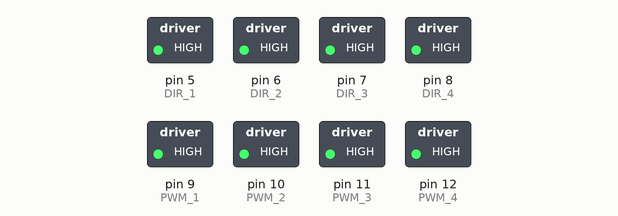
Bench run of a sketch on a simulated Arduino Uno, built with avr-gcc and run on an emulated ATmega328P. On the bench: switched loads named in the sketch (green lamp = pin HIGH). At 1.2 s the program stops and its outputs stay as they are.

Above: at 0.1 s.
At 1.2 s:
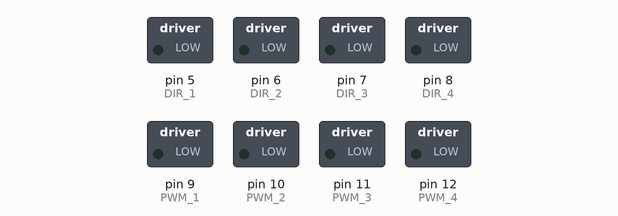
Timing chart, 0 to 2.7 s (numbered marks = the images above):
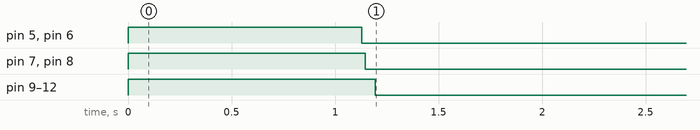

The sketch:

Car_Functions.ino
```cpp
void goForwards(int distanceUnit);
void turnLeft(int deg);
void turnRight(int deg);

void setup() {
  pinMode(5, OUTPUT); //DIR 1
  pinMode(6, OUTPUT); //DIR 2
  pinMode(7, OUTPUT); //DIR 3
  pinMode(8, OUTPUT); //DIR 4
  pinMode(9, OUTPUT); //PWM 1
  pinMode(10, OUTPUT); //PWM 2
  pinMode(11, OUTPUT); //PWM 3
  pinMode(12, OUTPUT); //PWM 4

}

void loop() {

  goForwards(200);

  while (1);
}


/* Defining functions */


/* Motors forwards*/
void m1Forward()
{
  digitalWrite(5, HIGH);
  digitalWrite(9, HIGH);
}

void m2Forward()
{
  digitalWrite(6, HIGH);
  digitalWrite(10, HIGH);
}

void m3Forward()
{
  digitalWrite(7, HIGH);
  digitalWrite(11, HIGH);
}

void m4Forward()
{
  digitalWrite(8, HIGH);
  digitalWrite(12, HIGH);
}

/* Motors backwards*/
void m1Back()
{
  digitalWrite(5, LOW);
  digitalWrite(9, HIGH);
}

void m2Back()
{
  digitalWrite(6, LOW);
  digitalWrite(10, HIGH);
}

void m3Back()
{
  digitalWrite(7, LOW);
  digitalWrite(11, HIGH);
}

void m4Back()
{
  digitalWrite(8, LOW);
  digitalWrite(12, HIGH);
}

void leftForward()
{
  void m1Forward();
  void m2Forward();
}

void rightForward()
{
  void m1Forward();
  void m2Forward();
}

void leftBack()
{
  void m1Back();
  void m2Back();
}

void rightBack()
{
  void m3Back();
  void m4Back();
}

void stopMotors()
{
  digitalWrite(9, LOW);
  digitalWrite(10, LOW);
  digitalWrite(11, LOW);
  digitalWrite(12, LOW);
}


void goForwards(int distanceUnit)
{

  digitalWrite(5, HIGH);
  digitalWrite(6, HIGH);
  digitalWrite(7, HIGH);
  digitalWrite(8, HIGH);
  digitalWrite(9, HIGH);
  digitalWrite(10, HIGH);
  digitalWrite(11, HIGH);
  digitalWrite(12, HIGH);

  delay(5.65 * distanceUnit);


  /* Car braking */
  digitalWrite(5, LOW);
  digitalWrite(6, LOW);

  delay(15);

  digitalWrite(7, LOW);
  digitalWrite(8, LOW);

  /* Car stopping */
  delay(50);

  digitalWrite(9, LOW);
  digitalWrite(10, LOW);
  digitalWrite(11, LOW);
  digitalWrite(12, LOW);
}


/*
    void turnLeft(int deg)
  {
  // Write some code to make the car turn left
  }

  void turnRight(int deg)
  {
  // Write some code to make the car turn right
  }
*/
```

Measured:
- by itself, pin 5 (DIR_1), pin 6 (DIR_2), pin 7 (DIR_3), pin 8 (DIR_4): LOW → HIGH at 0.00 s, → LOW 1.1 s later
- by itself, pin 9 (PWM_1), pin 10 (PWM_2), pin 11 (PWM_3), pin 12 (PWM_4): LOW → HIGH at 0.00 s, → LOW 1.2 s later
